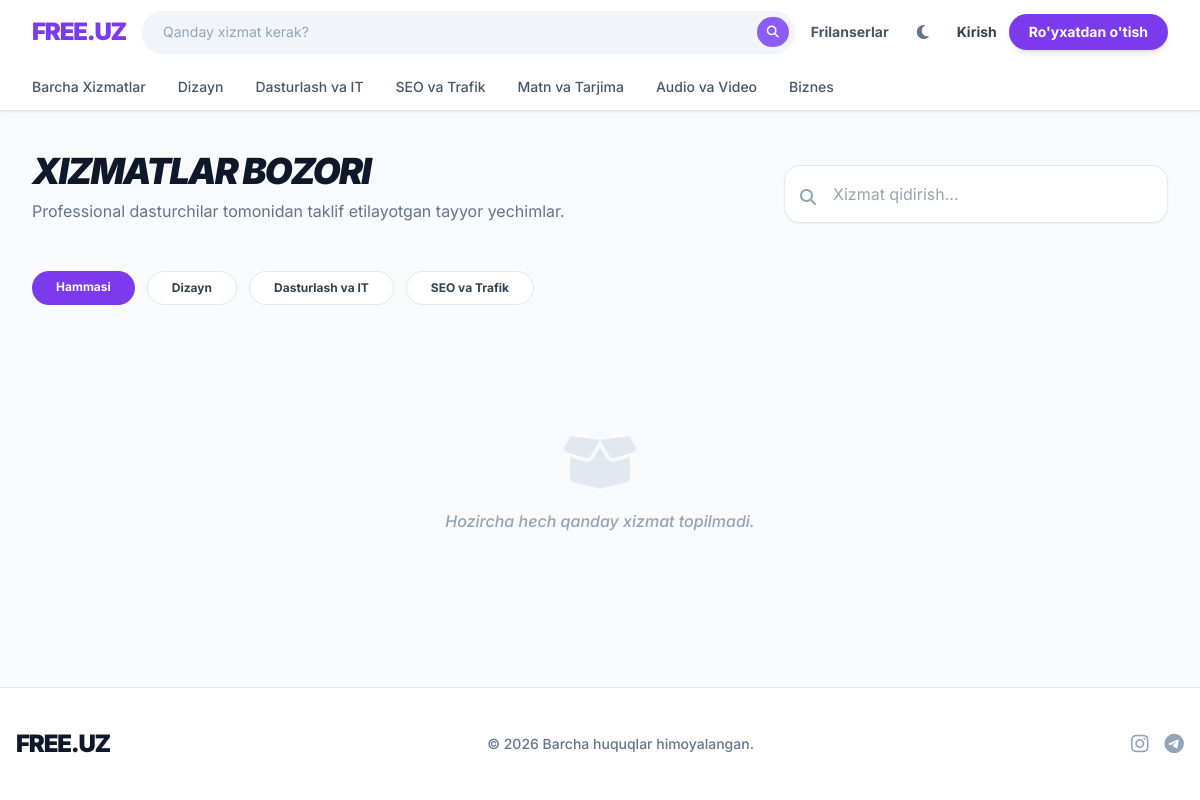
/services/, run on an earlier commit of the app's database.
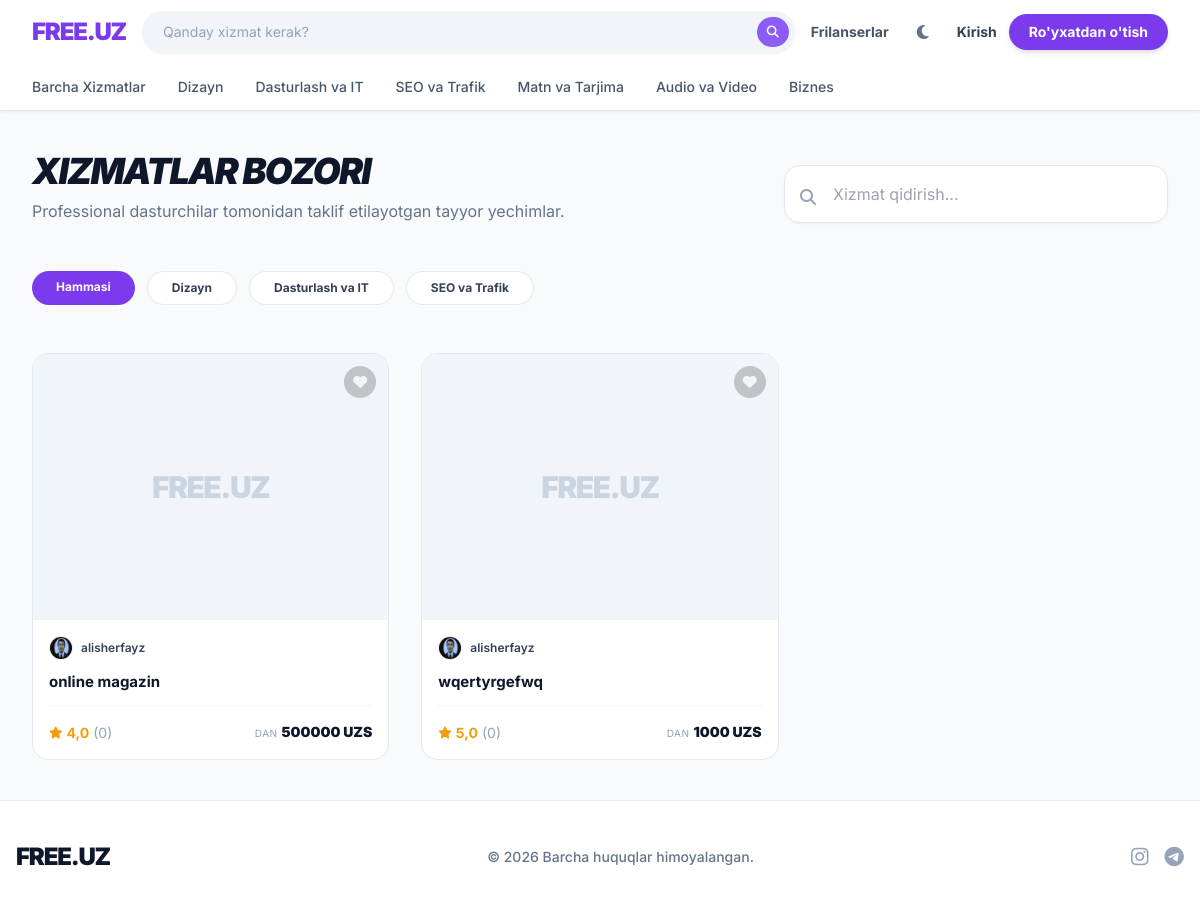
And on a later commit of the database.
### Client/models.py (models this page shows, shortened)
class Service(models.Model):
    developer    = models.ForeignKey(User, on_delete=models.CASCADE, related_name='services')
    category     = models.ForeignKey(Category, on_delete=models.SET_NULL, null=True, blank=True, related_name='services')
    title        = models.CharField(max_length=200)
    description  = models.TextField(max_length=3000)
    price        = models.DecimalField(max_digits=12, decimal_places=2, validators=[MinValueValidator(1000)])
    duration_days = models.PositiveIntegerField(default=7)
    is_active    = models.BooleanField(default=True)
    views_count  = models.PositiveIntegerField(default=0)
    orders_count = models.PositiveIntegerField(default=0)
    created_at   = models.DateTimeField(auto_now_add=True)
    updated_at   = models.DateTimeField(auto_now=True)
    class Meta:
        verbose_name = 'Xizmat'
        verbose_name_plural = 'Xizmatlar'
        ordering = ['-created_at']
    @property
    def avg_rating(self):
        from django.db.models import Avg
        result = self.orders.filter(status='completed').aggregate(avg=Avg('review__rating'))
        return round(result['avg'] or 0, 1)

class User(AbstractUser):
    ROLE_CLIENT    = 'client'
    ROLE_DEVELOPER = 'developer'
    ROLE_ADMIN     = 'admin'
    ROLE_CHOICES   = [
        (ROLE_CLIENT,    'Mijoz'),
        (ROLE_DEVELOPER, 'Dasturchi'),
        (ROLE_ADMIN,     'Admin'),
    ]
    email         = models.EmailField(unique=True, verbose_name='Email')
    role          = models.CharField(max_length=20, choices=ROLE_CHOICES, default=ROLE_CLIENT)
    avatar        = models.ImageField(upload_to='avatars/', blank=True, null=True)
    phone         = models.CharField(max_length=20, blank=True, null=True)
    company       = models.CharField(max_length=200, blank=True, null=True)
    bio           = models.TextField(max_length=1000, blank=True, null=True)
    portfolio_url = models.URLField(blank=True, null=True)
    skills        = models.JSONField(default=list, blank=True, null=True)
    contact_public = models.BooleanField(default=True)
    is_verified   = models.BooleanField(default=False)
    is_blocked    = models.BooleanField(default=False)
    block_reason  = models.TextField(blank=True, null=True)
    created_at    = models.DateTimeField(auto_now_add=True)
    updated_at    = models.DateTimeField(auto_now=True)
    USERNAME_FIELD  = 'email'
    REQUIRED_FIELDS = ['username', 'first_name', 'last_name']
    class Meta:
        verbose_name = 'Foydalanuvchi'
        verbose_name_plural = 'Foydalanuvchilar'

### Client/views.py (the view)
# urls.py: path('services/',                         views.ServiceListView.as_view(),      name='service_list'),
class ServiceListView(ListView):
    model = Service
    template_name = 'services/list.html'
    context_object_name = 'services'
    paginate_by = 20
    def get_queryset(self):
        qs = Service.objects.filter(is_active=True).select_related('developer', 'category')
        q        = self.request.GET.get('q')
        cat      = self.request.GET.get('category')
        min_p    = self.request.GET.get('min_price')
        max_p    = self.request.GET.get('max_price')
        sort     = self.request.GET.get('sort', '-created_at')
        if q:   qs = qs.filter(Q(title__icontains=q) | Q(description__icontains=q))
        if cat: qs = qs.filter(category__slug=cat)
        if min_p:
            try: qs = qs.filter(price__gte=float(min_p))
            except ValueError: pass
        if max_p:
            try: qs = qs.filter(price__lte=float(max_p))
            except ValueError: pass
        if sort in ['-created_at', 'price', '-price', '-orders_count']:
            qs = qs.order_by(sort)
        return qs
    def get_context_data(self, **kwargs):
        ctx = super().get_context_data(**kwargs)
        ctx['categories'] = Category.objects.filter(is_active=True)
        return ctx

### templates/services/list.html (shortened to what this page needs)
{% extends 'base.html' %}
{% block content %}
<div class="py-10">
    <div class="flex flex-col md:flex-row justify-between items-end mb-12 gap-6">
        <div class="max-w-xl">
            <h1 class="text-4xl font-black tracking-tighter uppercase italic mb-2">Xizmatlar bozori</h1>
            <p class="text-slate-500 dark:text-slate-400">Professional dasturchilar tomonidan taklif etilayotgan tayyor yechimlar.</p>
        </div>
        <div class="w-full md:w-96 relative group">
            <form action="{% url 'client:service_list' %}" method="get">
                <input type="text" name="q" value="{{ request.GET.q|default:'' }}" placeholder="Xizmat qidirish..." class="w-full pl-12 pr-4 py-4 rounded-2xl border border-slate-200 dark:border-slate-800 bg-white dark:bg-darkcard focus:ring-4 focus:ring-primary-500/10 outline-none transition-all shadow-sm">
                <button type="submit" class="absolute left-4 top-5 text-slate-400 group-focus-within:text-primary-600 transition"><i class="fa-solid fa-magnifying-glass"></i></button>
            </form>
        </div>
    </div>
    <div class="flex flex-wrap gap-3 mb-10 overflow-x-auto pb-2">
        <a href="{% url 'client:service_list' %}" class="px-6 py-2 {% if not request.GET.category %}bg-primary-600 text-white{% else %}bg-white dark:bg-darkcard border border-slate-200 dark:border-slate-800 text-slate-700 dark:text-slate-300 hover:bg-slate-50 dark:hover:bg-slate-800{% endif %} rounded-full text-xs font-bold transition whitespace-nowrap">Hammasi</a>
        <a href="{% url 'client:service_list' %}?category=dizayn" class="px-6 py-2 {% if request.GET.category == 'dizayn' %}bg-primary-600 text-white{% else %}bg-white dark:bg-darkcard border border-slate-200 dark:border-slate-800 text-slate-700 dark:text-slate-300 hover:bg-slate-50 dark:hover:bg-slate-800{% endif %} rounded-full text-xs font-bold transition whitespace-nowrap">Dizayn</a>
        <a href="{% url 'client:service_list' %}?category=dasturlash" class="px-6 py-2 {% if request.GET.category == 'dasturlash' %}bg-primary-600 text-white{% else %}bg-white dark:bg-darkcard border border-slate-200 dark:border-slate-800 text-slate-700 dark:text-slate-300 hover:bg-slate-50 dark:hover:bg-slate-800{% endif %} rounded-full text-xs font-bold transition whitespace-nowrap">Dasturlash va IT</a>
        <a href="{% url 'client:service_list' %}?category=seo" class="px-6 py-2 {% if request.GET.category == 'seo' %}bg-primary-600 text-white{% else %}bg-white dark:bg-darkcard border border-slate-200 dark:border-slate-800 text-slate-700 dark:text-slate-300 hover:bg-slate-50 dark:hover:bg-slate-800{% endif %} rounded-full text-xs font-bold transition whitespace-nowrap">SEO va Trafik</a>
    </div>
    <div class="grid grid-cols-1 sm:grid-cols-2 lg:grid-cols-3 xl:grid-cols-4 gap-8">
        {% for service in services %}
        <a href="{% url 'client:service_detail' service.pk %}" class="group flex flex-col bg-white dark:bg-darkcard border border-slate-200 dark:border-slate-800 rounded-2xl overflow-hidden hover:shadow-[0_8px_30px_rgb(0,0,0,0.06)] dark:hover:shadow-[0_8px_30px_rgba(255,255,255,0.02)] transition-all duration-300 hover:-translate-y-1">
            <div class="relative aspect-[4/3] bg-slate-100 dark:bg-darkbg overflow-hidden">
                {% if service.image %}
                    <img src="{{ service.image.url }}" class="w-full h-full object-cover group-hover:scale-105 transition-transform duration-500">
                {% else %}
                    <div class="w-full h-full flex flex-col items-center justify-center text-slate-300 dark:text-slate-700/50 font-black text-3xl tracking-tighter">
                        FREE.UZ
                    </div>
                {% endif %}
                <button class="absolute top-3 right-3 w-8 h-8 rounded-full bg-black/20 backdrop-blur-md flex items-center justify-center text-white/80 hover:text-rose-500 hover:bg-white transition-all z-10">
                    <i class="fa-solid fa-heart text-sm"></i>
                </button>
            </div>
            <div class="p-4 flex flex-col flex-1">
                <div class="flex items-center gap-2 mb-3">
                    {% if service.developer.avatar %}
                        <img src="{{ service.developer.avatar.url }}" class="w-6 h-6 rounded-full object-cover border border-slate-200 dark:border-slate-700">
                    {% else %}
                        <div class="w-6 h-6 rounded-full bg-primary-100 dark:bg-primary-900/30 text-primary-600 dark:text-primary-400 flex items-center justify-center font-bold text-[10px]">
                            {{ service.developer.username|first|upper }}
                        </div>
                    {% endif %}
                    <span class="text-xs font-semibold text-slate-700 dark:text-slate-300">{{ service.developer.username }}</span>
                </div>
                <h3 class="text-[15px] font-bold text-slate-900 dark:text-white leading-snug line-clamp-2 mb-3 group-hover:text-primary-600 dark:group-hover:text-primary-400 transition-colors">
                    {{ service.title }}
                </h3>
                <div class="mt-auto pt-4 border-t border-slate-100 dark:border-slate-800/60 flex items-center justify-between">
                    <div class="flex items-center text-amber-500 font-bold text-sm">
                        <i class="fa-solid fa-star text-xs mr-1"></i>
                        {{ service.avg_rating|default:"0.0" }}
                        <span class="text-slate-400 font-normal ml-1">({{ service.orders_count }})</span>
                    </div>
                    <div class="text-sm font-black text-slate-900 dark:text-white">
                        <span class="text-[10px] text-slate-400 font-normal mr-1 tracking-wider uppercase">Dan</span>{{ service.price|floatformat:0 }} UZS
                    </div>
                </div>
            </div>
        </a>
        {% empty %}
        <div class="col-span-full py-20 text-center">
            <i class="fa-solid fa-box-open text-6xl text-slate-200 dark:text-slate-700 mb-4"></i>
            <p class="text-slate-400 dark:text-slate-500 italic font-medium">Hozircha hech qanday xizmat topilmadi.</p>
        </div>
        {% endfor %}
    </div>
</div>
{% endblock %}

What changed in the data, as far as the page shows it:
added Service: developer.avatar (picture), developer.username "alisherfayz", title "online magazin", avg_rating "4,0", orders_count "0", price "500000"
added Service: developer.avatar (picture), developer.username "alisherfayz", title "wqertyrgefwq", avg_rating "5,0", orders_count "0", price "1000"
Also different on the page:
text no longer shown: "Hozircha hech qanday xizmat topilmadi."
